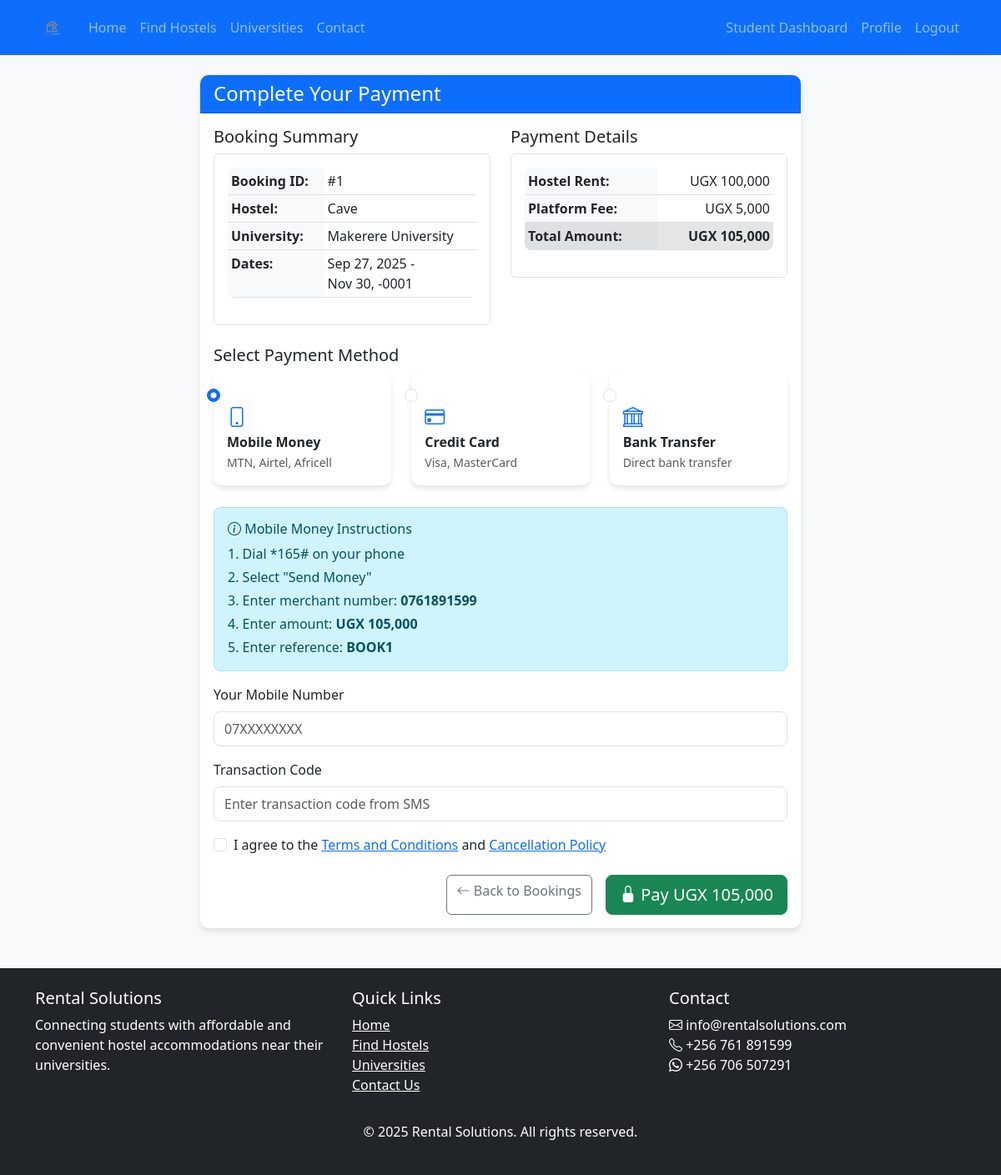
The page /payment.php?booking_id=1 (signed in) on the database its author committed.
### tables this page shows
CREATE TABLE `bookings` (
  `booking_id` int(11) NOT NULL,
  `student_id` int(11) NOT NULL,
  `hostel_id` int(11) NOT NULL,
  `landlord_id` int(11) NOT NULL,
  `start_date` date NOT NULL,
  `end_date` date NOT NULL,
  `total_amount` decimal(10,2) NOT NULL,
  `platform_fee` decimal(10,2) NOT NULL,
  `status` enum('pending','confirmed','cancelled','completed') DEFAULT 'pending',
  `payment_method` enum('mobile_money','credit_card','bank_transfer') NOT NULL,
  `payment_status` enum('pending','paid','failed','refunded') DEFAULT 'pending',
  `transaction_id` varchar(100) DEFAULT NULL,
  `created_at` timestamp NOT NULL DEFAULT current_timestamp(),
  `updated_at` timestamp NOT NULL DEFAULT current_timestamp() ON UPDATE current_timestamp()
);

CREATE TABLE `hostels` (
  `hostel_id` int(11) NOT NULL,
  `landlord_id` int(11) NOT NULL,
  `name` varchar(100) NOT NULL,
  `description` text DEFAULT NULL,
  `address` text NOT NULL,
  `latitude` decimal(10,8) NOT NULL,
  `longitude` decimal(11,8) NOT NULL,
  `price_per_month` decimal(10,2) NOT NULL,
  `rooms_available` int(11) NOT NULL,
  `university_id` int(11) NOT NULL,
  `distance_to_university` decimal(5,2) DEFAULT NULL,
  `amenities` text DEFAULT NULL,
  `rules` text DEFAULT NULL,
  `created_at` timestamp NOT NULL DEFAULT current_timestamp(),
  `updated_at` timestamp NOT NULL DEFAULT current_timestamp() ON UPDATE current_timestamp()
);

CREATE TABLE `universities` (
  `university_id` int(11) NOT NULL,
  `name` varchar(100) NOT NULL,
  `location` varchar(100) NOT NULL,
  `latitude` decimal(10,8) NOT NULL,
  `longitude` decimal(11,8) NOT NULL,
  `logo` varchar(255) DEFAULT NULL
);

### payment.php (the view, shortened to what this page needs)
<?php
require_once __DIR__ . '/functions.php';
$booking_id = intval($_GET['booking_id']);
$user_id = $_SESSION['user_id'];
$query = "SELECT b.*, h.name AS hostel_name, h.address AS hostel_address,
                 u.name AS university_name, u.logo AS university_logo
          FROM bookings b
          JOIN hostels h ON b.hostel_id = h.hostel_id
          JOIN universities u ON h.university_id = u.university_id
          WHERE b.booking_id = ? AND b.student_id = ?";
$stmt = $conn->prepare($query);
$stmt->bind_param("ii", $booking_id, $user_id);
$stmt->execute();
$result = $stmt->get_result();
$booking = $result->fetch_assoc();
require_once __DIR__ . '/header.php';
?>
<div class="container mt-4">
    <div class="row justify-content-center">
        <div class="col-md-8">
            <div class="card">
                <div class="card-header bg-primary text-white">
                    <h4 class="mb-0">Complete Your Payment</h4>
                </div>
                <div class="card-body">
                    <div class="row">
                        <div class="col-md-6">
                            <h5>Booking Summary</h5>
                            <div class="border rounded p-3 mb-4">
                                <table class="table table-sm">
                                    <tr>
                                        <th>Booking ID:</th>
                                        <td>#<?= $booking_id ?></td>
                                    </tr>
                                    <tr>
                                        <th>Hostel:</th>
                                        <td><?= htmlspecialchars($booking['hostel_name']) ?></td>
                                    </tr>
                                    <tr>
                                        <th>University:</th>
                                        <td><?= htmlspecialchars($booking['university_name']) ?></td>
                                    </tr>
                                    <tr>
                                        <th>Dates:</th>
                                        <td>
                                            <?= date('M j, Y', strtotime($booking['start_date'])) ?> -<br>
                                            <?= date('M j, Y', strtotime($booking['end_date'])) ?>
                                        </td>
                                    </tr>
                                </table>
                            </div>
                        </div>
                        <div class="col-md-6">
                            <h5>Payment Details</h5>
                            <div class="border rounded p-3 mb-4">
                                <table class="table table-sm">
                                    <tr>
                                        <th>Hostel Rent:</th>
                                        <td class="text-end">UGX <?= number_format($booking['total_amount'] - $booking['platform_fee']) ?></td>
                                    </tr>
                                    <tr>
                                        <th>Platform Fee:</th>
                                        <td class="text-end">UGX <?= number_format($booking['platform_fee']) ?></td>
                                    </tr>
                                    <tr class="table-active">
                                        <th><strong>Total Amount:</strong></th>
                                        <td class="text-end"><strong>UGX <?= number_format($booking['total_amount']) ?></strong></td>
                                    </tr>
                                </table>
                            </div>
                        </div>
                    </div>
                    <form method="POST" action="process-payment.php">
                        <div class="mb-4">
                            <h5>Select Payment Method</h5>
                            <div class="row">
                                <div class="col-md-4">
                                    <div class="form-check card p-3">
                                        <input class="form-check-input" type="radio" name="payment_method"
                                               id="mobile_money" value="mobile_money" checked>
                                        <label class="form-check-label" for="mobile_money">
                                            <i class="bi bi-phone fs-4 text-primary"></i><br>
                                            <strong>Mobile Money</strong><br>
                                            <small class="text-muted">MTN, Airtel, Africell</small>
                                        </label>
                                    </div>
                                </div>
                                <div class="col-md-4">
                                    <div class="form-check card p-3">
                                        <input class="form-check-input" type="radio" name="payment_method"
                                               id="credit_card" value="credit_card">
                                        <label class="form-check-label" for="credit_card">
                                            <i class="bi bi-credit-card fs-4 text-primary"></i><br>
                                            <strong>Credit Card</strong><br>
                                            <small class="text-muted">Visa, MasterCard</small>
                                        </label>
                                    </div>
                                </div>
                                <div class="col-md-4">
                                    <div class="form-check card p-3">
                                        <input class="form-check-input" type="radio" name="payment_method"
                                               id="bank_transfer" value="bank_transfer">
                                        <label class="form-check-label" for="bank_transfer">
                                            <i class="bi bi-bank fs-4 text-primary"></i><br>
                                            <strong>Bank Transfer</strong><br>
                                            <small class="text-muted">Direct bank transfer</small>
                                        </label>
                                    </div>
                                </div>
                            </div>
                        </div>
                        <div id="mobile_money_details" class="payment-details">
                            <div class="alert alert-info">
                                <h6><i class="bi bi-info-circle"></i> Mobile Money Instructions</h6>
                                <p class="mb-1">1. Dial *165# on your phone</p>
                                <p class="mb-1">2. Select "Send Money"</p>
                                <p class="mb-1">3. Enter merchant number: <strong>0761891599</strong></p>
                                <p class="mb-1">4. Enter amount: <strong>UGX <?= number_format($booking['total_amount']) ?></strong></p>
                                <p class="mb-0">5. Enter reference: <strong>BOOK<?= $booking_id ?></strong></p>
                            </div>
                            <div class="mb-3">
                                <label for="mobile_number" class="form-label">Your Mobile Number</label>
                                <input type="tel" class="form-control" id="mobile_number" name="mobile_number"
                                       placeholder="07XXXXXXXX" required>
                            </div>
                            <div class="mb-3">
                                <label for="transaction_code" class="form-label">Transaction Code</label>
                                <input type="text" class="form-control" id="transaction_code" name="transaction_code"
                                       placeholder="Enter transaction code from SMS" required>
                            </div>
                        </div>
                        <div class="form-check mb-4">
                            <input class="form-check-input" type="checkbox" id="terms_agreement" required>
                            <label class="form-check-label" for="terms_agreement">
                                I agree to the <a href="#" target="_blank">Terms and Conditions</a> and
                                <a href="#" target="_blank">Cancellation Policy</a>
                            </label>
                        </div>
                        <div class="d-grid gap-2 d-md-flex justify-content-md-end">
                            <a href="s_bookings.php" class="btn btn-outline-secondary me-md-2">
                                <i class="bi bi-arrow-left"></i> Back to Bookings
                            </a>
                            <button type="submit" class="btn btn-success btn-lg">
                                <i class="bi bi-lock-fill"></i> Pay UGX <?= number_format($booking['total_amount']) ?>
                            </button>
                        </div>
                    </form>
                </div>
            </div>
        </div>
    </div>
</div>
<?php require_once __DIR__ . '/footer.php'; ?>

### style.css (style rules this page uses)
body { font-family: 'Segoe UI', Tahoma, Geneva, Verdana, sans-serif; background-color: #f8f9fa; }
.card { border: none; border-radius: 10px; box-shadow: 0 4px 6px rgba(0, 0, 0, 0.1); transition: transform 0.3s ease; }
.card-header { border-radius: 10px 10px 0 0 !important; }
.alert { border-radius: 8px; }
.table { border-radius: 8px; overflow: hidden; }
.table th { background-color: #f8f9fa; font-weight: 600; }
.form-control, .form-select { border-radius: 8px; padding: 0.5rem 0.75rem; }
.bg-primary { background-color: #0d6efd !important; }
.text-primary { color: #0d6efd !important; }

### rows shown on the page
bookings: hostel.name "Cave", universities.name "Makerere University", start_date "Sep 27, 2025", end_date "Nov 30, -0001", $booking['total_amount'] - $booking['platform_fee'] "100,000", platform_fee "5,000", total_amount "105,000"

### other values the page prints
$booking_id "1"
